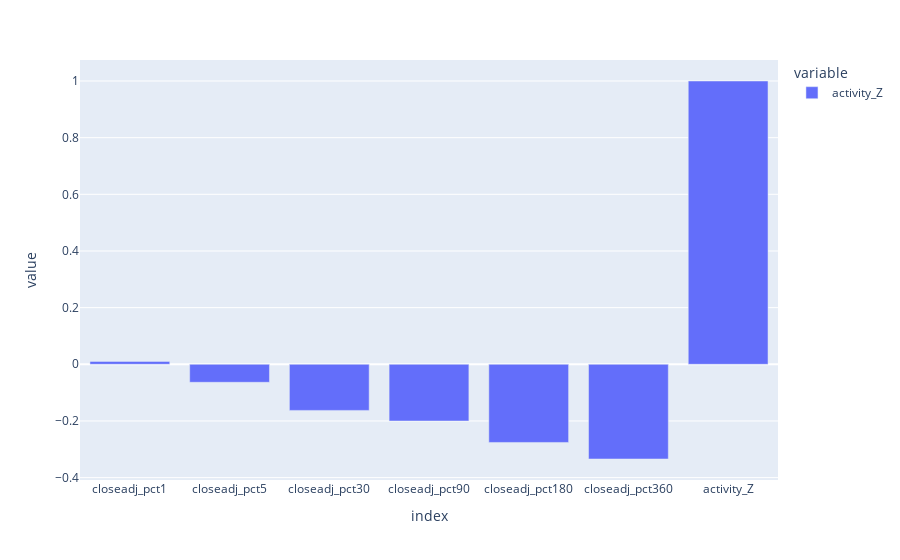

The code cell stored with this chart in its notebook:
### Code cell
#activity z (crazy high activity has a strong inverse correlation w/ price that goes lower as tiem increases.)
# this is a lot more pronouced for those where activity is ultra high.. 
px.bar(combined[combined['activity'] >=.05].filter(regex='activity_Z|pct').corr()['activity_Z'])

### Figure 1 — Plotly figure (JSON) as saved in the notebook; plotly's stock layout.template omitted (floating-point values rounded to 4 significant figures)
{"data": [{"alignmentgroup": "True", "hovertemplate": "variable=activity_Z<br>index=%{x}<br>value=%{y}<extra></extra>", "legendgroup": "activity_Z", "marker": {"color": "#636efa", "pattern": {"shape": ""}}, "name": "activity_Z", "offsetgroup": "activity_Z", "orientation": "v", "showlegend": true, "textposition": "auto", "type": "bar", "x": ["closeadj_pct1", "closeadj_pct5", "closeadj_pct30", "closeadj_pct90", "closeadj_pct180", "closeadj_pct360", "activity_Z"], "xaxis": "x", "y": [0.01023, -0.06354, -0.1628, -0.2002, -0.2759, -0.3343, 1], "yaxis": "y"}], "layout": {"barmode": "relative", "legend": {"title": {"text": "variable"}, "tracegroupgap": 0}, "margin": {"t": 60}, "xaxis": {"anchor": "y", "domain": [0, 1], "title": {"text": "index"}}, "yaxis": {"anchor": "x", "domain": [0, 1], "title": {"text": "value"}}}}
